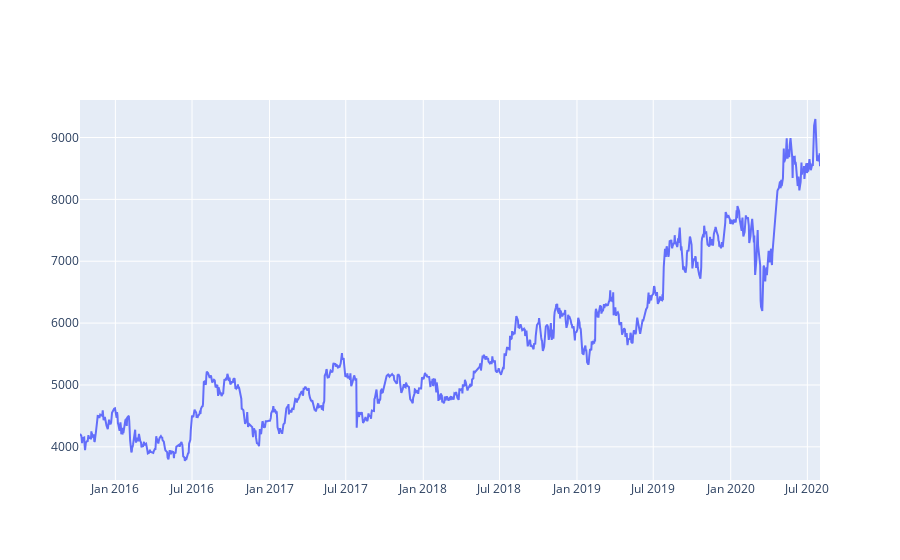

Notebook code for this chart:
### Markdown cell above
### Timeseries

### Code cell
#create the figure container with data object. The trace is a scatter chart
fig  = go.Figure(go.Scatter(
    x = list(df['Date']),
    y = list(df['Close'])
))

#plot the figure container
fig.show()

### Figure 1 — Plotly figure (JSON) as saved in the notebook; plotly's stock layout.template omitted (floating-point values rounded to 4 significant figures; data arrays with more than 128 entries replaced by an {"elided": "..."} marker saying what was removed)
{"data": [{"type": "scatter", "x": {"elided": "1219 str values"}, "y": {"elided": "1219 float values"}}], "layout": {}}
